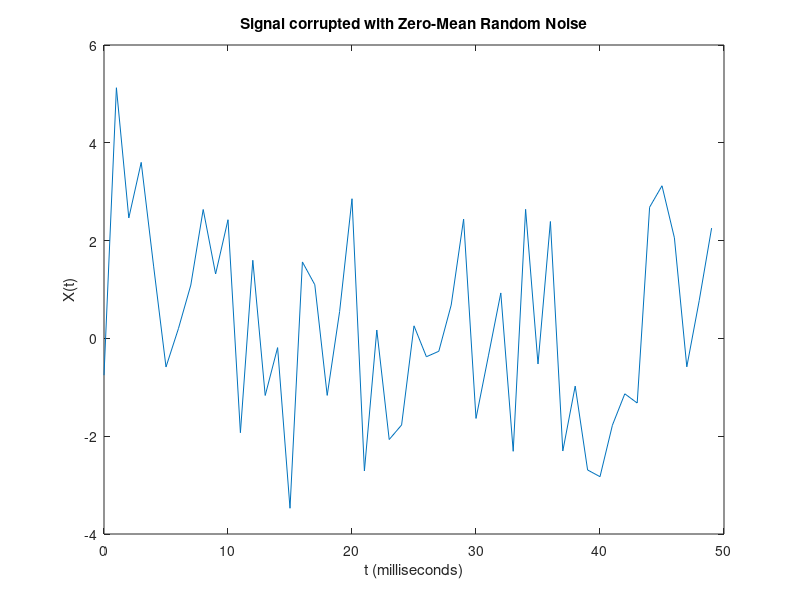
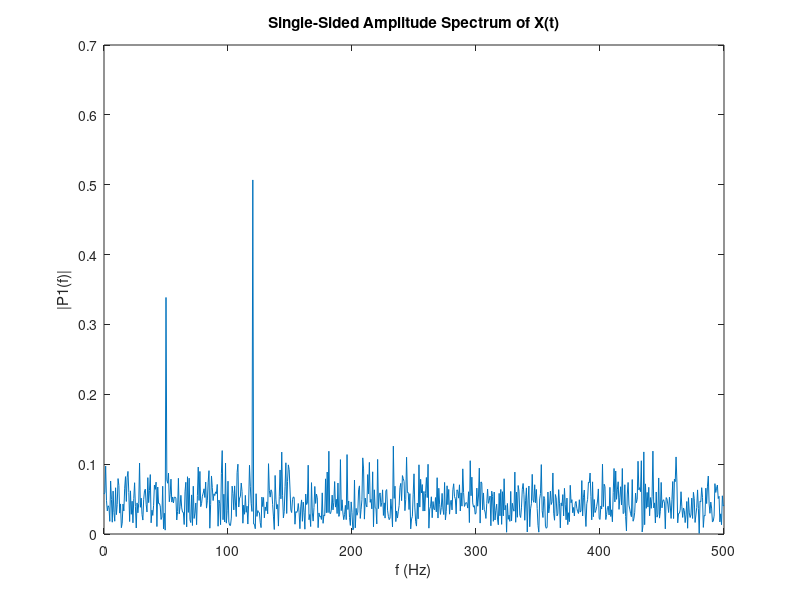
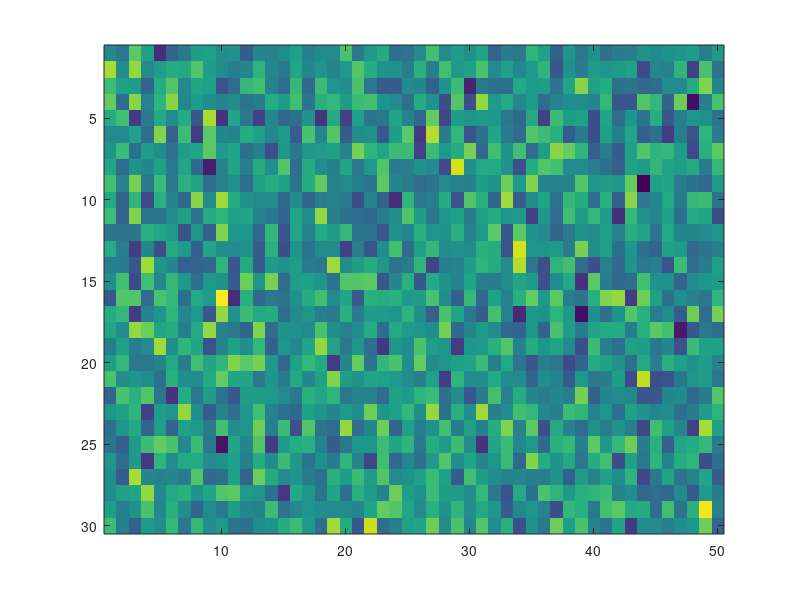
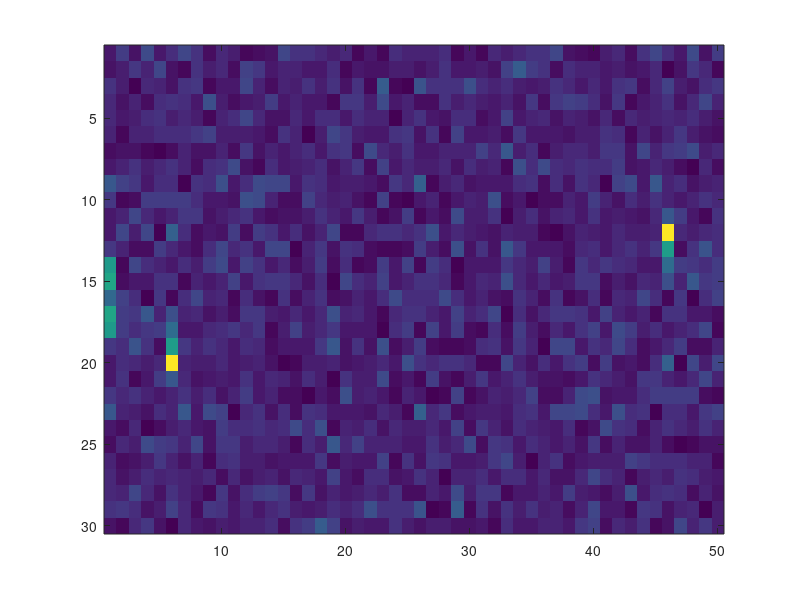

Reproduce these figures in MATLAB, in order.
%% Part 1 : 1D FFT

% Generate Noisy Signal

% Specify the parameters of a signal with a sampling frequency of 1 kHz 
% and a signal duration of 1.5 seconds.

Fs = 1000;            % Sampling frequency                    
T = 1/Fs;             % Sampling period       
L = 1500;             % Length of signal
t = (0:L-1)*T;        % Time vector

% Form a signal containing a 50 Hz sinusoid of amplitude 0.7 and a 120 Hz 
% sinusoid of amplitude 1.

S = 0.7*sin(2*pi*50*t) + sin(2*pi*120*t);

% Corrupt the signal with zero-mean white noise with a variance of 4
X = S + 2*randn(size(t));

% Plot the noisy signal in the time domain. It is difficult to identify
% the frequency components by looking at the signal X(t).

figure(1);
%tiledlayout(1,2)

% left plot
%nexttile
plot(1000*t(1:50), X(1:50))
title('Signal corrupted with Zero-Mean Random Noise')
xlabel('t (milliseconds)')
ylabel('X(t)')

% Compute the Fourier Transform of the Signal.

Y = fft(X);

% Compute the 2 sided spectrum P2. Then compute the single-sided spectrum
% P1 based on P2 and the even-valued signal length L.

P2 = abs(Y/L);
P1 = P2(1:L/2+1);

% Define the frequency domain f and plot the single-sided amplitude 
% spectrum P1. The amplitudes are not exactly at 0.7 and 1, as expected,
% because of the added noise. On average, longer signals produce better 
% frequency approximations

f = Fs*(0:(L/2))/L;

figure(2);

plot(f,P1) 
title('Single-Sided Amplitude Spectrum of X(t)')
xlabel('f (Hz)')
ylabel('|P1(f)|')

%saveas(gcf, 'fft_1d.png')

%% Part 2 - 2D FFT

% Implement a second FFT along the second dimension to determine the 
% Doppler frequency shift.

% First we need to generate a 2D signal
% Convert 1D signal X to 2D using reshape

% while reshaping a 1D signal to 2D we need to ensure that dimensions match
% length(X) = M*N

% let
M = length(X)/50;
N = length(X)/30;

X_2d = reshape(X, [M, N]);

figure(3);
%tiledlayout(1,2)

%nexttile
imagesc(X_2d)

% Compute the 2-D Fourier transform of the data. Shift the zero-frequency 
% component to the center of the output, and plot the resulting 
% matrix, which is the same size as X_2d.

Y_2d = fft2(X_2d);

figure(4);
%nexttile
imagesc(abs(fftshift(Y_2d)))

%saveas(gcf, 'fft_2d.png')